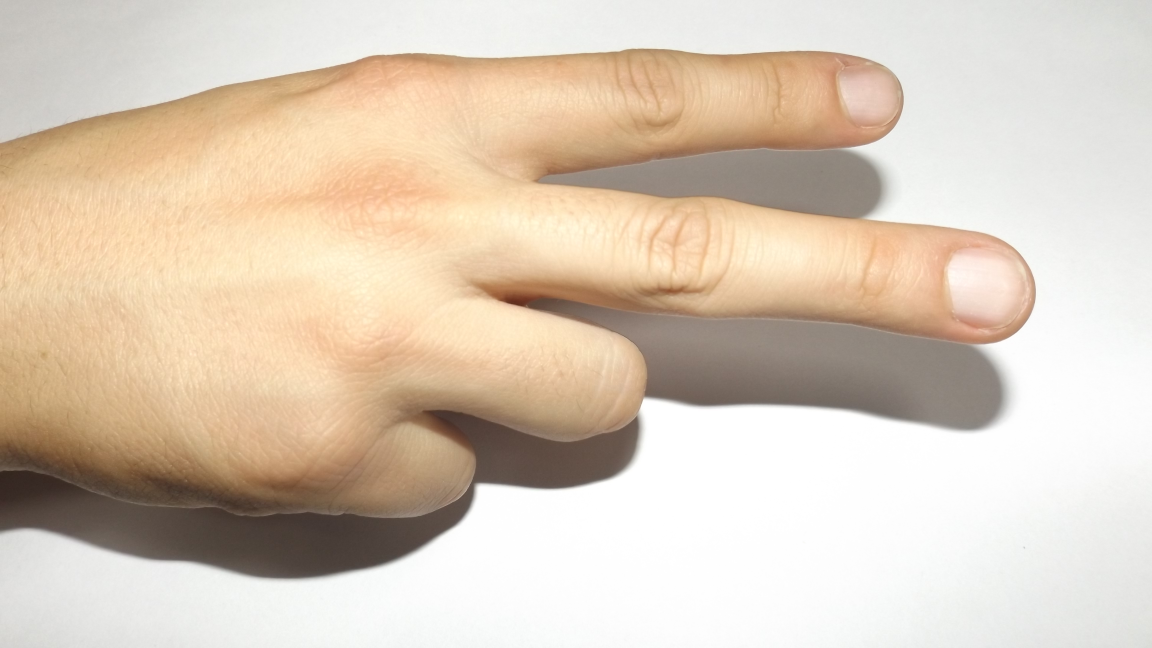
#> input picture Preprocessing/2_woman (3).JPG, 4608 x 2592 px (shown at 1/4 size)
$ jupyter execute HOG.ipynb
#> lines starting #> are read from the running program, lines starting #| are printed output that depends on the picture
[cell 1]
# Before applying HOG, the following preprocessing steps are typically performed on the image:
import cv2
import matplotlib.pyplot as plt
import numpy as np

[cell 2]
# Read the image
image_path = '2_woman (3).JPG'
img = cv2.imread(image_path)
#> img is the input picture: shape (2592, 4608, 3); mean B, G, R 185.5, 203.2, 219

# convert BGR to RGB color space, because jpg images are in BGR color space and imshow works on image in RGB space
img = img[:, :, ::-1]

# Display the image
plt.imshow(img)

[cell 3]
# Convert the image to grayscale:
# HOG operates on grayscale images, so the input image needs to be converted to grayscale.

grayscale_image = cv2.cvtColor(img, cv2.COLOR_BGR2GRAY)
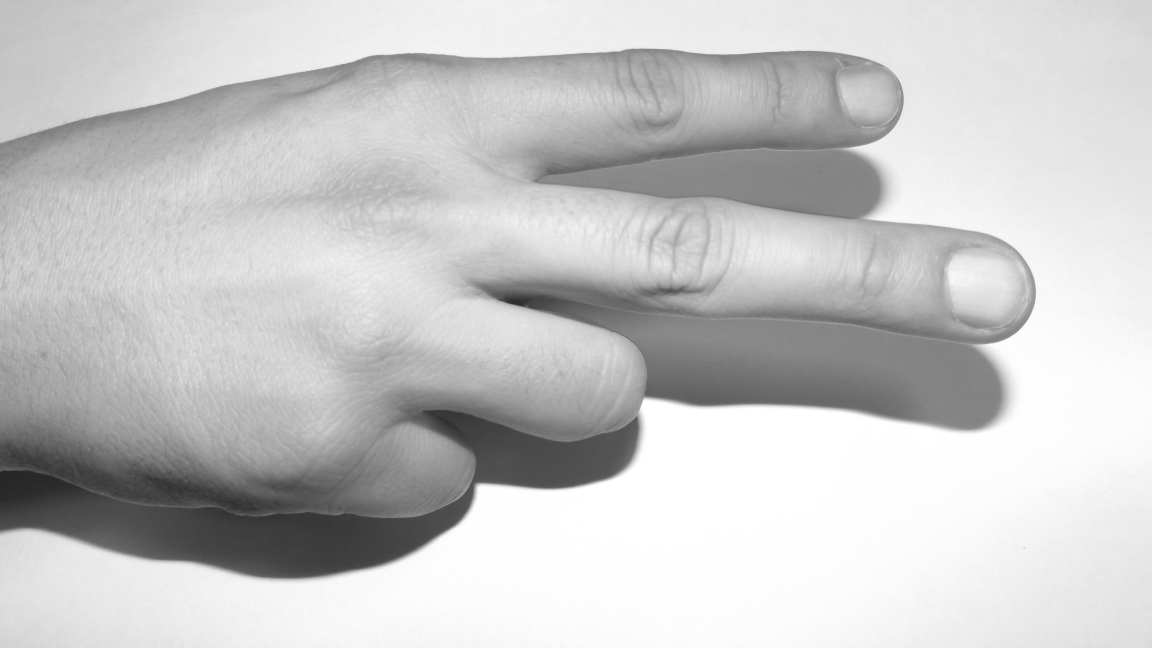
#> grayscale_image: shape (2592, 4608) (shown at 1/4 size); min 27, max 255, mean 199.6

# Display the image
plt.imshow(grayscale_image, cmap='gray')

[cell 4]
# Noise reduction:
# If the image is noisy, it is beneficial to apply Gaussian filter before computing the HOG descriptor.

# kernel_size (int): The size of the Gaussian filter kernel.
kernel_size = 3  # adjust this value to control the size of the filter kernel

# sigma (float): The standard deviation of the Gaussian filter.
sigma = 1.0  # adjust this value to control the degree of smoothing

filtered_image  = cv2.GaussianBlur(grayscale_image, (kernel_size, kernel_size), sigma)

# Display the image
plt.imshow(filtered_image, cmap='gray')

[cell 5]
# Apply local contrast normalization:
# This step helps to improve the robustness of the HOG descriptor to lighting variations. Common technique for local contrast normalization is adaptive histogram equalization.

# Apply adaptive histogram equalization to the grayscale image
clahe = cv2.createCLAHE(clipLimit=2.0, tileGridSize=(8,8))
normalized_image = clahe.apply(filtered_image)
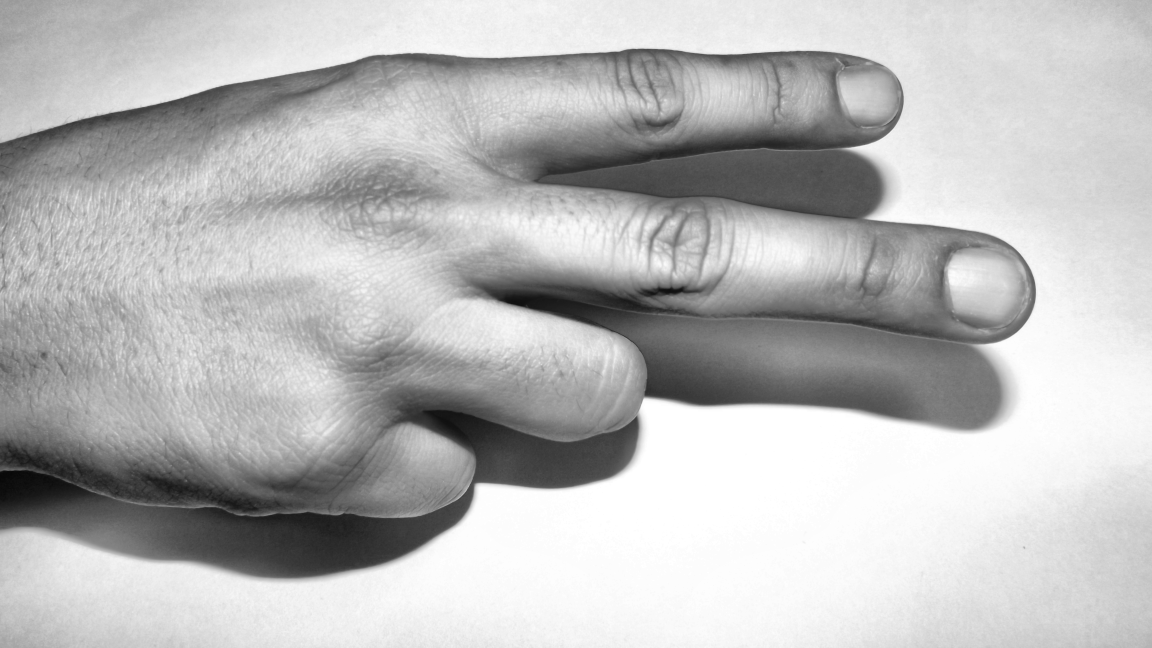
#> normalized_image: shape (2592, 4608) (shown at 1/4 size); min 7, max 255, mean 186.5

# Display the image
plt.imshow(normalized_image, cmap='gray')

[cell 6]
# Gamma correction:
# Gamma correction can help to improve the contrast and enhance the edges in the image.

gamma_value = 0.5  # adjust this value to control the degree of correction

img_array = np.array(normalized_image, dtype=np.float32) / 255.0  # convert to float and scale to [0, 1]
corrected_array = np.power(img_array, gamma_value)
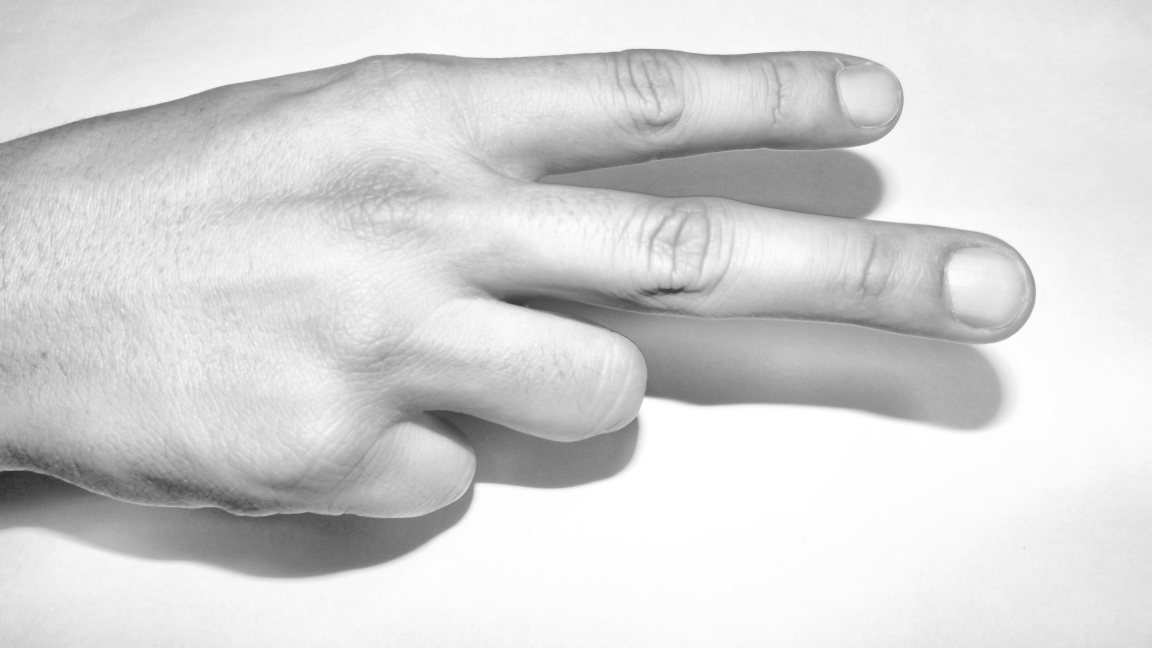
#> corrected_array: shape (2592, 4608) float32 (shown at 1/4 size); min 0.166, max 1, mean 0.841
corrected_image = np.uint8(corrected_array * 255.0)  # convert back to uint8 format

# Display the image
plt.imshow(corrected_image, cmap='gray')

[cell 7]
# Resize the image:
# HOG works best on images that are scaled to a consistent size. Resizing the image can also help to reduce computation time.

size = (128, 128)  # or whatever size you want

# Resizes an image to the specified size.
resized_image = cv2.resize(corrected_image,(1280,1280))
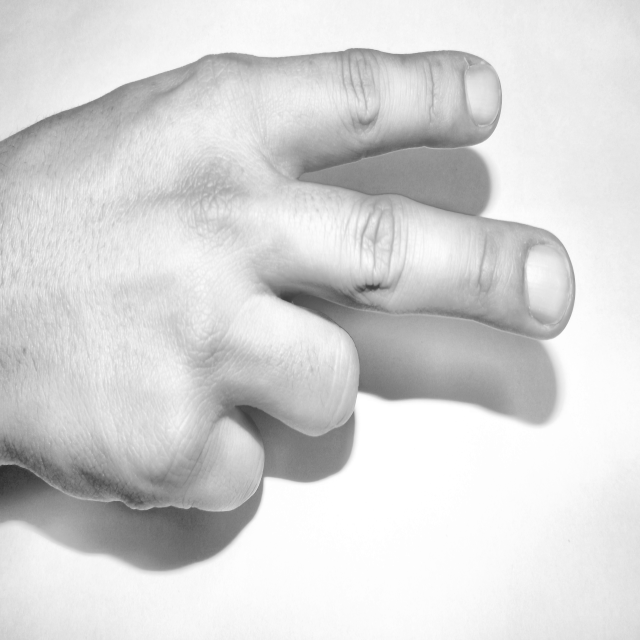
#> resized_image: shape (1280, 1280) (shown at 1/2 size); min 42, max 255, mean 213.9

# Display the image
plt.imshow(resized_image, cmap='gray')
